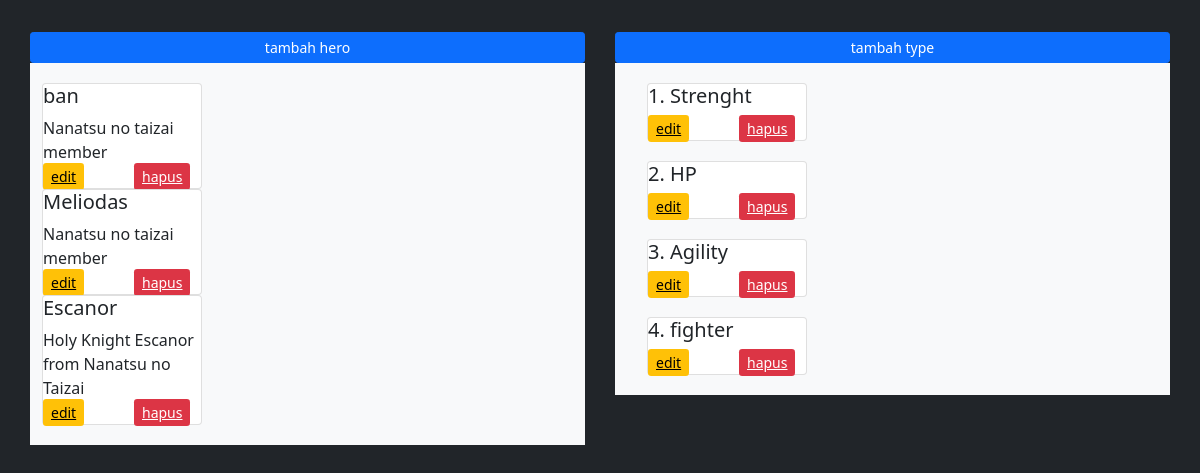
Page /4b/index.php on the committed database.
### tables this page shows
CREATE TABLE `heroes_tb` (
  `id` int(11) NOT NULL,
  `name` varchar(50) DEFAULT NULL,
  `type_id` int(11) DEFAULT NULL,
  `detail` varchar(100) DEFAULT NULL,
  `photo` blob DEFAULT NULL
);

CREATE TABLE `type_tb` (
  `id` int(11) NOT NULL,
  `name` varchar(50) DEFAULT NULL
);

### 4b/index.php (the view, shortened to what this page needs)
<!DOCTYPE html>
<html lang="en">
<head>
    <link rel="stylesheet" href="css/bootstrap.min.css">
</head>
<body class="bg-dark">
    <div class="container" style="margin-top:2rem;">
        <div class="row">
            <div class="col" style="margin-right:30px;">
                <div class="row"><a href="tambah_hero.php" class="btn btn-sm btn-primary" style="float:right;">tambah hero</a></div>
                <div class="row">
                    <div class="container bg-light" style="padding-top:20px; padding-bottom:20px;">
                        <?php
		                    $query_mysql = mysqli_query($koneksi,"SELECT * FROM heroes_tb");
		                    $query_mysql2 = mysqli_query($koneksi,"SELECT id as id_type,name as type FROM type_tb");
		                    while($data = mysqli_fetch_array($query_mysql)){
                        ?>
                            <div class="card" style="width:10rem;">
                                <h5><?php echo $data['name'] ?></h5>
                                <?php echo $data['detail'] ?>
                                    <div class="row">
                                        <div class="col" ><a href="edit_hero.php?id=<?php echo $data['id']; ?>" class=" btn-sm btn-warning">edit</a></div>
                                        <div class="col "><a href="hapus_hero.php?id=<?php echo $data['id']; ?>" class="btn-sm btn-danger">hapus</a></div>
                                    </div>
                            </div>
		                <?php } ?>
                </div>
            </div>
            </div>
            <div class="col">
                <div class="row">
                    <a href="tambah_type.php" class="btn btn-sm btn-primary" style="float:right;">tambah type</a>
                </div>
                <div class="row">
                    <div class="container bg-light">
                        <?php
		                    while($data2 = mysqli_fetch_array($query_mysql2)){
                        ?>
                            <div class="card" style="width:10rem; margin:20px;">
                                <h5><?php echo $data2['id_type'] ?>. <?php echo $data2['type'] ?></h5>
                                <div class="row">
                                        <div class="col" ><a href="edit_type.php?id=<?php echo $data2['id_type']; ?>" class=" btn-sm btn-warning">edit</a></div>
                                        <div class="col "><a href="hapus_type.php?id=<?php echo $data2['id_type']; ?>" class="btn-sm btn-danger">hapus</a></div>
                                    </div>
                            </div>
                        <?php } ?>
                    </div>
                </div>
            </div>
        </div>
    </div>
</body>
</html>

### rows in the picture
heroes_tb: name "ban", detail "Nanatsu no taizai member"
heroes_tb: name "Meliodas", detail "Nanatsu no taizai member"
heroes_tb: name "Escanor", detail "Holy Knight Escanor from Nanatsu no Taizai"
type_tb: id "1", name "Strenght"
type_tb: id "2", name "HP"
type_tb: id "3", name "Agility"
type_tb: id "4", name "fighter"
